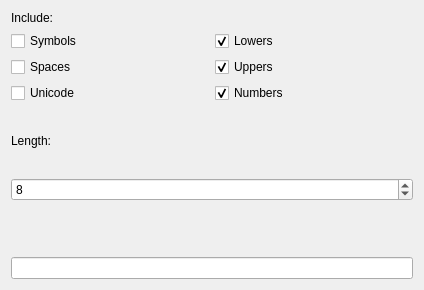
<?xml version="1.0" encoding="UTF-8"?>
<ui version="4.0">
 <class>winGenerate</class>
 <widget class="QDialog" name="winGenerate">
  <property name="geometry">
   <rect>
    <x>0</x>
    <y>0</y>
    <width>424</width>
    <height>290</height>
   </rect>
  </property>
  <property name="windowTitle">
   <string>Password Generator</string>
  </property>
  <property name="windowIcon">
   <iconset resource="../xsResource/res.qrc">
    <normaloff>:/xs/shield.png</normaloff>:/xs/shield.png</iconset>
  </property>
  <layout class="QVBoxLayout" name="verticalLayout">
   <item>
    <layout class="QGridLayout" name="gridLayout">
     <item row="0" column="0">
      <widget class="QLabel" name="labelInclude">
       <property name="text">
        <string>Include:</string>
       </property>
      </widget>
     </item>
     <item row="1" column="0">
      <widget class="QCheckBox" name="checkSymb">
       <property name="text">
        <string>Symbols</string>
       </property>
      </widget>
     </item>
     <item row="1" column="1">
      <widget class="QCheckBox" name="checkLowers">
       <property name="text">
        <string>Lowers</string>
       </property>
       <property name="checked">
        <bool>true</bool>
       </property>
      </widget>
     </item>
     <item row="2" column="0">
      <widget class="QCheckBox" name="checkSpaces">
       <property name="text">
        <string>Spaces</string>
       </property>
      </widget>
     </item>
     <item row="2" column="1">
      <widget class="QCheckBox" name="checkUppers">
       <property name="text">
        <string>Uppers</string>
       </property>
       <property name="checked">
        <bool>true</bool>
       </property>
      </widget>
     </item>
     <item row="3" column="0">
      <widget class="QCheckBox" name="checkUni">
       <property name="text">
        <string>Unicode</string>
       </property>
      </widget>
     </item>
     <item row="3" column="1">
      <widget class="QCheckBox" name="checkNum">
       <property name="text">
        <string>Numbers</string>
       </property>
       <property name="checked">
        <bool>true</bool>
       </property>
      </widget>
     </item>
    </layout>
   </item>
   <item>
    <widget class="QLabel" name="label">
     <property name="text">
      <string>Length:</string>
     </property>
    </widget>
   </item>
   <item>
    <widget class="QSpinBox" name="spinLength">
     <property name="minimum">
      <number>1</number>
     </property>
     <property name="maximum">
      <number>256</number>
     </property>
     <property name="value">
      <number>8</number>
     </property>
    </widget>
   </item>
   <item>
    <layout class="QHBoxLayout" name="horizontalLayout">
     <item>
      <widget class="QPushButton" name="pushGenerate">
       <property name="minimumSize">
        <size>
         <width>44</width>
         <height>44</height>
        </size>
       </property>
       <property name="text">
        <string/>
       </property>
       <property name="icon">
        <iconset theme="password-generate"/>
       </property>
       <property name="iconSize">
        <size>
         <width>44</width>
         <height>44</height>
        </size>
       </property>
       <property name="flat">
        <bool>true</bool>
       </property>
      </widget>
     </item>
     <item>
      <widget class="QPushButton" name="pushButton">
       <property name="minimumSize">
        <size>
         <width>44</width>
         <height>44</height>
        </size>
       </property>
       <property name="text">
        <string/>
       </property>
       <property name="icon">
        <iconset theme="application-exit"/>
       </property>
       <property name="iconSize">
        <size>
         <width>44</width>
         <height>44</height>
        </size>
       </property>
       <property name="flat">
        <bool>true</bool>
       </property>
      </widget>
     </item>
    </layout>
   </item>
   <item>
    <widget class="QLineEdit" name="lineEdit">
     <property name="alignment">
      <set>Qt::AlignCenter</set>
     </property>
     <property name="readOnly">
      <bool>true</bool>
     </property>
    </widget>
   </item>
  </layout>
 </widget>
 <resources>
  <include location="../xsResource/res.qrc"/>
 </resources>
 <connections/>
</ui>
